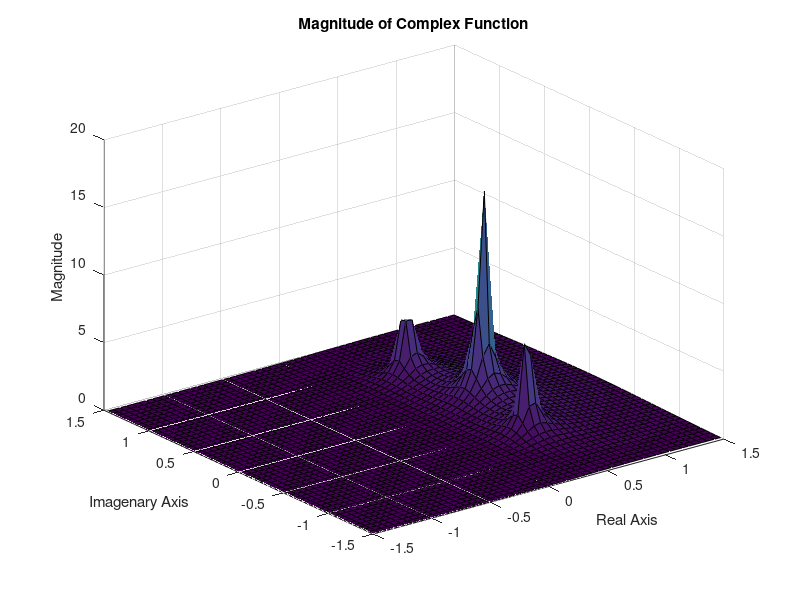

Reproduce this figure in MATLAB.
clear all

[zRe, zIm] = meshgrid(-1.5 : 0.055 : 1.5, -1.5 : 0.055 : 1.5);

z = zRe + 1i .* zIm;

H  = 0.0403 + 0.1208 .* (z .^ -1) + 0.1208  .* (z .^ -2)  + 0.0403 .* (z .^ -3);
H = H ./ (1 - 1.4726 .* (z .^ -1) + 1.1715  .* (z .^ -2) - 0.3767  .* (z .^ -3));

surf(zRe,zIm,abs(H)); 
xlabel('Real Axis')
ylabel('Imagenary Axis')
zlabel('Magnitude')
title('Magnitude of Complex Function')